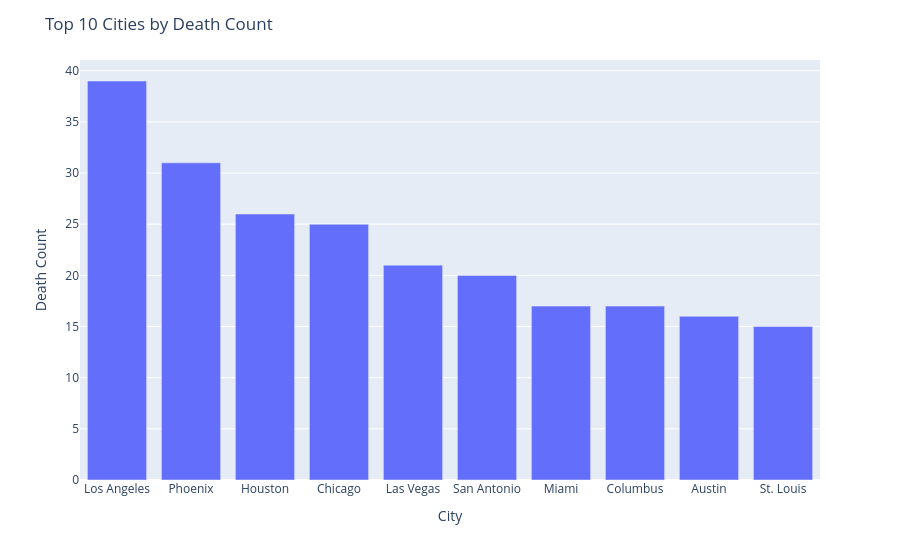

This figure's notebook cell:
### Markdown cell above
# In Which Cities Do the Most Police Killings Take Place?

Create a chart ranking the top 10 cities with the most police killings. Which cities are the most dangerous?

### Code cell
top10_cities = df_fatalities[['state', 'city']].value_counts().head(10).reset_index(name='count')
fig = px.bar(top10_cities, x='city', y='count')

fig.update_layout(
    title="Top 10 Cities by Death Count",
    xaxis_title="City",
    yaxis_title="Death Count",
    showlegend=False
)

fig.show()

### Figure 1 — Plotly figure (JSON) as saved in the notebook; plotly's stock layout.template omitted (floating-point values rounded to 4 significant figures)
{"data": [{"hovertemplate": "city=%{x}<br>count=%{y}<extra></extra>", "legendgroup": "", "marker": {"color": "#636efa", "pattern": {"shape": ""}}, "name": "", "orientation": "v", "showlegend": false, "textposition": "auto", "type": "bar", "x": ["Los Angeles", "Phoenix", "Houston", "Chicago", "Las Vegas", "San Antonio", "Miami", "Columbus", "Austin", "St. Louis"], "xaxis": "x", "y": [39, 31, 26, 25, 21, 20, 17, 17, 16, 15], "yaxis": "y"}], "layout": {"barmode": "relative", "legend": {"tracegroupgap": 0}, "margin": {"t": 60}, "showlegend": false, "title": {"text": "Top 10 Cities by Death Count"}, "xaxis": {"anchor": "y", "domain": [0, 1], "title": {"text": "City"}}, "yaxis": {"anchor": "x", "domain": [0, 1], "title": {"text": "Death Count"}}}}
